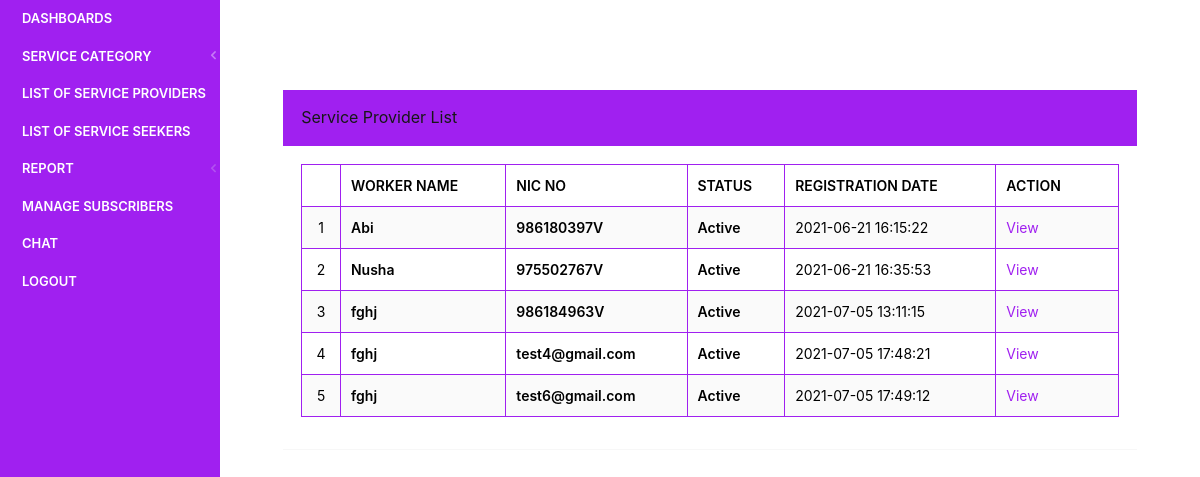
The app's page /findus/admin/employer-list.php (signed in) with its own data.
### tables this page shows
CREATE TABLE `tblemployers` (
  `id` int(11) NOT NULL,
  `Name` varchar(150) DEFAULT NULL,
  `NIC` varchar(250) DEFAULT NULL,
  `Email` varchar(250) DEFAULT NULL,
  `EmpPassword` varchar(250) DEFAULT NULL,
  `Image` varchar(200) DEFAULT NULL,
  `RegDtae` timestamp NULL DEFAULT current_timestamp(),
  `LastUpdationDate` timestamp NOT NULL DEFAULT current_timestamp() ON UPDATE current_timestamp(),
  `Is_Active` int(1) DEFAULT NULL
);

### findus/admin/employer-list.php (the view, shortened to what this page needs)
<?php
include('includes/dbconnection.php');
if (strlen($_SESSION['jpaid']==0)) {
  header('location:logout.php');
  } else{
  ?>
<!doctype html>
<html lang="en" class="no-focus">
    <head>
        <link rel="stylesheet" href="assets/js/plugins/datatables/dataTables.bootstrap4.min.css">
        <link rel="stylesheet" id="css-main" href="assets/css/codebase.min.css">
    </head>
    <body>
        <div id="page-container" class="sidebar-o sidebar-inverse side-scroll page-header-fixed main-content-narrow">
           <?php include_once('includes/sidebar.php');?>
            <main id="main-container">
                <div class="content">
                    <div class="block">
                        <div class="block-header bg-gd-emerald">
                                    <h3 class="block-title">Service Provider List</h3>
                                </div>
                        <div class="block-content block-content-full">
                            <table class="table table-bordered table-striped table-vcenter">
                                <thead>
                                    <tr>
                                        <th class="text-center" style="color:#000;"></th>
                                        <th style="color:#000;">Worker Name</th>
                                       <th style="color:#000;">Nic No</th>
                                        <th style="color:#000;">Status</th>
                                        <th class="d-none d-sm-table-cell" style="color:#000;">Registration Date</th>
                                        <th class="d-none d-sm-table-cell" style="width: 15%;color:#000;">Action</th>
                                       </tr>
                                </thead>
                                <tbody>
                                    <?php
$sql="SELECT * from tblemployers";
$query = $dbh -> prepare($sql);
$query->execute();
$results=$query->fetchAll(PDO::FETCH_OBJ);
$cnt=1;
if($query->rowCount() > 0)
{
foreach($results as $row)
{               ?>
                                    <tr>
                                        <td class="text-center" style="color:#000;"><?php echo htmlentities($cnt);?></td>
                                        <td class="font-w600" style="color:#000;"><?php  echo htmlentities($row->Name);?></td>
                                        <td class="font-w600" style="color:#000;"><?php  echo htmlentities($row->NIC);?></td>
                                        <?php if($row->Is_Active=='1'){ ?>
                                        <td class="font-w600" style="color:#000;"><?php echo "Active"; ?></td>
                                        <?php } else { ?>
                                            <td class="font-w600" style="color:#000;"><?php echo "Inactive"; ?></td><?php } ?>
                                        <td class="d-none d-sm-table-cell" style="color:#000;"><?php  echo htmlentities($row->RegDtae);?></td>
                                         <td class="d-none d-sm-table-cell" style="color:#000;"><a href="view-employer-details.php?viewid=<?php echo htmlentities ($row->id);?>">View</a></td>
                                    </tr>
                                    <?php $cnt=$cnt+1;}} ?>
                                </tbody>
                            </table>
                        </div>
                    </div>
                </div>
            </main>
        </div>
    </body>
</html>
<?php }  ?>

### records on screen
tblemployers: Name "Abi", NIC "986180397V", Is_Active "Active", RegDtae "2021-06-21 16:15:22"
tblemployers: Name "Nusha", NIC "975502767V", Is_Active "Active", RegDtae "2021-06-21 16:35:53"
tblemployers: Name "fghj", NIC "986184963V", Is_Active "Active", RegDtae "2021-07-05 13:11:15"
tblemployers: Name "fghj", NIC "test4@gmail.com", Is_Active "Active", RegDtae "2021-07-05 17:48:21"
tblemployers: Name "fghj", NIC "test6@gmail.com", Is_Active "Active", RegDtae "2021-07-05 17:49:12"
